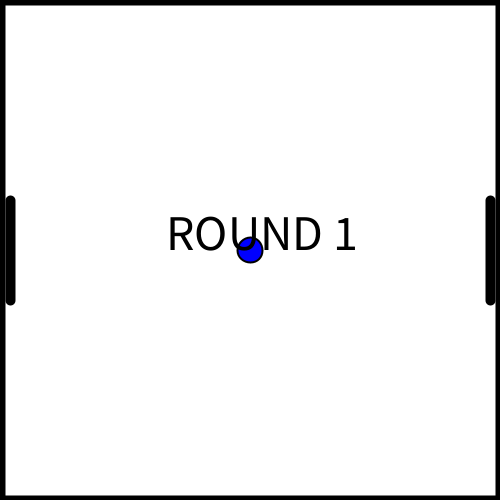
Frame 1 (no input)
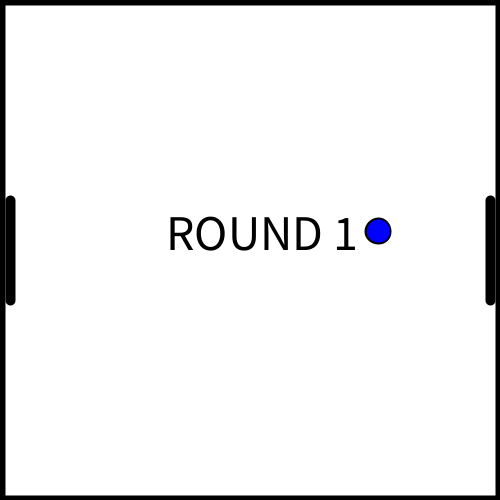
Frame 60 (the mouse pressed at the canvas centre just before this capture)
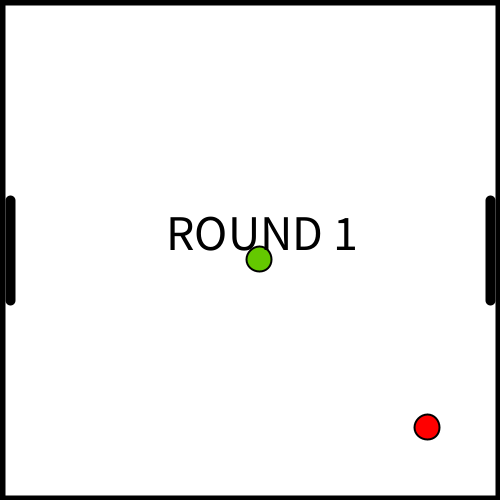
Frame 120 (the mouse held since frame 60 and released just before this capture)

The Processing sketch that drew these frames (run headless with seeded random() and noise(); from frame 60 on, the mouse is pressed at the canvas centre):

// Processing sketch: processing_97064
// ── processing_97064.pde

int posx,posy,velx,vely,szx,szy,E,D,segonaBola,posxx,posyy,velxx,velyy,szxx,szyy,vermell,verd,blau;
float sortida,time,sortidasegona;
void setup(){
  size(500,500);
  szx=width/20;
  szy=height/20;
  posx=width/2;
  posy=height/2;
  velx=int(random(3,4));
  vely=int(random(3,4));
 sortida=0;
 sortidasegona=0;
  E=height/2-50;
  D=height/2-50;
  time=0;
  segonaBola=0;
  posxx=width/2;
  posyy=height/2;
  velxx=int(random(3,4));
  velyy=int(random(3,4));
  szxx=width/20;
  szyy=height/20;
 
  
}

void draw(){
  background(255);
  
 if(posy>height/2){
   vermell=100;
   verd=200;
   blau=0;}
   else{
     vermell=0;
     verd=0;
     blau=255;
   }
  rectMode(CENTER);
  strokeWeight(10);
  stroke(0);
  noFill();
  time+=0.01;
  sortida+=0.5;
  sortidasegona+=0.5;
  rect(width/2,height/2,width,height);
 strokeWeight(2);
  fill(vermell,verd,blau);
  ellipse(posx,posy,szx,szy);
  fill(255,0,0);
  if(velx==0){
    velx=1;
  }
    if(vely==0){
    vely=1;
  }
  
  
  
  if (mousePressed){
  segonaBola+=5;
  }
  if(segonaBola>2){
    stroke(time*2,time,time*5);
    ellipse(posxx,posyy,szxx,szyy);
    posxx=posxx+velxx;
    posyy=posyy+velyy;
    
    if(posyy<10+szyy/2){
    posyy=10+szyy/2;
    velyy=-velyy;
  }
  if(posyy>height-10-szyy/2){
    posyy=height-10-szyy/2;
    velyy=-velyy;
  }
  if((posxx<10+szxx/2)&&(posyy<E+100)&&(posyy>E)){
    posxx=10+szxx/2;
    velxx=-velxx*3/2;
  
  }
  if((posxx>width-10-szxx/2)&&(posyy<D+100)&&(posyy>D)){
    
    posxx=width-10-szxx/2;
    velxx=-velxx*3/2;
  }
  if((posxx>width-10-szxx/2)||(posxx<10+szxx/2)){
  posxx=width/2;
  posyy=height/2;
  velxx=0;
  velyy=0;
  sortidasegona=0;
}
  if(sortidasegona==5){
    velxx=int(random(-3,3));
    velyy=int(random(-3,3));
}
  }
  
  if(segonaBola>15){
    segonaBola=0;
  }
  
  stroke(0);
  strokeWeight(10);
  line(10,E,10,E+100);
  line(width-10,D,width-10,D+100);
  
  posx=posx+velx;
  posy=posy+vely;
  

  
  
if(time==15){
  velx+=5;
  vely+=5;
  
 
}
if(time==30){
   velx+=5;
  vely+=5;
  
}
if(time==45){
 velx+=5;
  vely+=5;
   
}
  
  
  
  if(posy<10+szy/2){
    posy=10+szy/2;
    vely=-vely;
  }
  if(posy>height-10-szy/2){
    posy=height-10-szy/2;
    vely=-vely;
  }
  if((posx<10+szx/2)&&(posy<E+100)&&(posy>E)){
    posx=10+szx/2;
    velx=-velx*5/4;
  
  }
  if((posx>width-10-szx/2)&&(posy<D+100)&&(posy>D)){
    
    posx=width-10-szx/2;
    velx=-velx*5/4;
  }
  
 if(keyPressed){
    if(key=='a'){
      E=E-8;
      D=D+8;
    }
    if(key=='z'){
      E=E+8;
      D=D-8;
    }
  }
  if(E>height-100){
    E=height-100;
  }
  if(E<0){
    E=0;
  }
  if(D>height-100){
    D=height-100;}
  if(D<0){
    D=0;
  }
  
if((posx>width-10-szx/2)||(posx<10+szx/2)){
  posx=width/2;
  posy=height/2;
  velx=0;
  vely=0;
  sortida=0;
  time=0;
}
  if(sortida==5){
    time+=1;
    velx=int(random(-3,3));
    vely=int(random(-3,3));
}


if(time<15){
  fill(0);
  textSize(50);
  text("ROUND 1",width/3,height/2);
}
if((time>15)&&(time<30)){
  fill(0);
  textSize(50);
  text("ROUND 2",width/3,height/2);
}
if((time>30)&&(time<45)){
  fill(0);
  textSize(50);
  text("ROUND 3",width/3,height/2);
}
if((time>45)&&(time<60)){
  fill(0);
  textSize(50);
  text("ROUND 4",width/3,height/2);
}
if((time>60)&&(time<75)){
  fill(0);
  textSize(50);
  text("ROUND 5",width/3,height/2);
}


}
  
  
  
